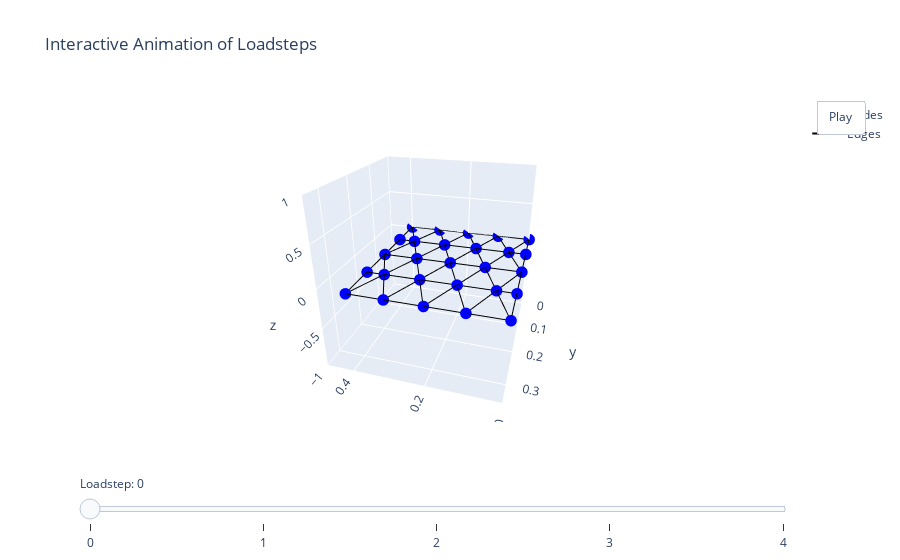

The notebook cell this image was saved under:
### Code cell
import plotly.graph_objects as go

all_coords = np.vstack([robot.state.q.reshape(-1, 3) for robot in robots])
xmin, xmax = all_coords[:, 0].min(), all_coords[:, 0].max()
ymin, ymax = all_coords[:, 1].min(), all_coords[:, 1].max()
zmin, zmax = all_coords[:, 2].min(), all_coords[:, 2].max()

edges = base_robot._SoftRobot__edges

frames = []
for i, robot in enumerate(robots):
    # Reshape the state vector into (N, 3)
    coords = robot.state.q.reshape(-1, 3)
    
    node_trace = go.Scatter3d(
        x=coords[:, 0],
        y=coords[:, 1],
        z=coords[:, 2],
        mode='markers',
        marker=dict(size=4, color='blue'),
        name='Nodes'
    )
    
    edge_x, edge_y, edge_z = [], [], []
    for (n1, n2) in edges:
        edge_x.extend([coords[n1, 0], coords[n2, 0], None])
        edge_y.extend([coords[n1, 1], coords[n2, 1], None])
        edge_z.extend([coords[n1, 2], coords[n2, 2], None])
        
    edge_trace = go.Scatter3d(
        x=edge_x,
        y=edge_y,
        z=edge_z,
        mode='lines',
        line=dict(color='black', width=2),
        name='Edges'
    )
    
    frames.append(go.Frame(data=[node_trace, edge_trace], name=str(i)))

init_coords = robots[0].state.q.reshape(-1, 3)
init_node_trace = go.Scatter3d(
    x=init_coords[:, 0],
    y=init_coords[:, 1],
    z=init_coords[:, 2],
    mode='markers',
    marker=dict(size=4, color='blue'),
    name='Nodes'
)
edge_x0, edge_y0, edge_z0 = [], [], []
for (n1, n2) in edges:
    edge_x0.extend([init_coords[n1, 0], init_coords[n2, 0], None])
    edge_y0.extend([init_coords[n1, 1], init_coords[n2, 1], None])
    edge_z0.extend([init_coords[n1, 2], init_coords[n2, 2], None])
init_edge_trace = go.Scatter3d(
    x=edge_x0,
    y=edge_y0,
    z=edge_z0,
    mode='lines',
    line=dict(color='black', width=2),
    name='Edges'
)

layout = go.Layout(
    title="Interactive Animation of Loadsteps",
    scene=dict(
        xaxis=dict(range=[xmin, xmax]),
        yaxis=dict(range=[ymin, ymax]),
        zaxis=dict(range=[zmin, zmax]),
        aspectmode='cube',
        camera=dict(
            eye=dict(x=-0.6, y=2.0, z=1.0)
        )
    ),
    updatemenus=[dict(
        type="buttons",
        showactive=False,
        y=1,
        x=1.1,
        xanchor="right",
        yanchor="top",
        buttons=[dict(label="Play",
                      method="animate",
                      args=[None, {"frame": {"duration": 500, "redraw": True},
                                   "fromcurrent": True, "transition": {"duration": 0}}]
                     )]
    )],
    sliders=[dict(
        active=0,
        pad={"t": 50},
        steps=[dict(method='animate',
                    args=[[str(k)], {"frame": {"duration": 500, "redraw": True},
                                       "mode": "immediate",
                                       "transition": {"duration": 0}}],
                    label=str(k)) for k in range(len(robots))],
        currentvalue={"prefix": "Loadstep: "}
    )]
)

fig = go.Figure(data=[init_node_trace, init_edge_trace], frames=frames, layout=layout)
fig.show()

### Figure 1 — Plotly figure (JSON) as saved in the notebook; plotly's stock layout.template omitted (floating-point values rounded to 4 significant figures; data arrays with more than 128 entries replaced by an {"elided": "..."} marker saying what was removed)
{"data": [{"marker": {"color": "blue", "size": 4}, "mode": "markers", "name": "Nodes", "type": "scatter3d", "x": [0.0, 0.1, 0.2, 0.3, 0.4, 0.0, 0.05, 0.15, 0.25, 0.35, 0.4, 0.0, 0.1, 0.2, 0.3, 0.4, 0.0, 0.05, 0.15, 0.25, 0.35, 0.4, 0.0, 0.1, 0.2, 0.3, 0.4], "y": [0.0, 0.0, 0.0, 0.0, 0.0, 0.0866, 0.0866, 0.0866, 0.0866, 0.0866, 0.0866, 0.1732, 0.1732, 0.1732, 0.1732, 0.1732, 0.2598, 0.2598, 0.2598, 0.2598, 0.2598, 0.2598, 0.3464, 0.3464, 0.3464, 0.3464, 0.3464], "z": [0.0, 0.0, 0.0, 0.0, 0.0, 0.0, 0.0, 0.0, 0.0, 0.0, 0.0, 0.0, 0.0, 0.0, 0.0, 0.0, 0.0, 0.0, 0.0, 0.0, 0.0, 0.0, 0.0, 0.0, 0.0, 0.0, 0.0]}, {"line": {"color": "black", "width": 2}, "mode": "lines", "name": "Edges", "type": "scatter3d", "x": {"elided": "186 float values"}, "y": {"elided": "186 float values"}, "z": {"elided": "186 int values"}}], "layout": {"scene": {"aspectmode": "cube", "camera": {"eye": {"x": -0.6, "y": 2, "z": 1}}, "xaxis": {"range": [0, 0.48]}, "yaxis": {"range": [0, 0.3464]}, "zaxis": {"range": [0, 0]}}, "sliders": [{"active": 0, "currentvalue": {"prefix": "Loadstep: "}, "pad": {"t": 50}, "steps": [{"args": [["0"], {"frame": {"duration": 500, "redraw": true}, "mode": "immediate", "transition": {"duration": 0}}], "label": "0", "method": "animate"}, {"args": [["1"], {"frame": {"duration": 500, "redraw": true}, "mode": "immediate", "transition": {"duration": 0}}], "label": "1", "method": "animate"}, {"args": [["2"], {"frame": {"duration": 500, "redraw": true}, "mode": "immediate", "transition": {"duration": 0}}], "label": "2", "method": "animate"}, {"args": [["3"], {"frame": {"duration": 500, "redraw": true}, "mode": "immediate", "transition": {"duration": 0}}], "label": "3", "method": "animate"}, {"args": [["4"], {"frame": {"duration": 500, "redraw": true}, "mode": "immediate", "transition": {"duration": 0}}], "label": "4", "method": "animate"}]}], "title": {"text": "Interactive Animation of Loadsteps"}, "updatemenus": [{"buttons": [{"args": [null, {"frame": {"duration": 500, "redraw": true}, "fromcurrent": true, "transition": {"duration": 0}}], "label": "Play", "method": "animate"}], "showactive": false, "type": "buttons", "x": 1.1, "xanchor": "right", "y": 1, "yanchor": "top"}]}}
